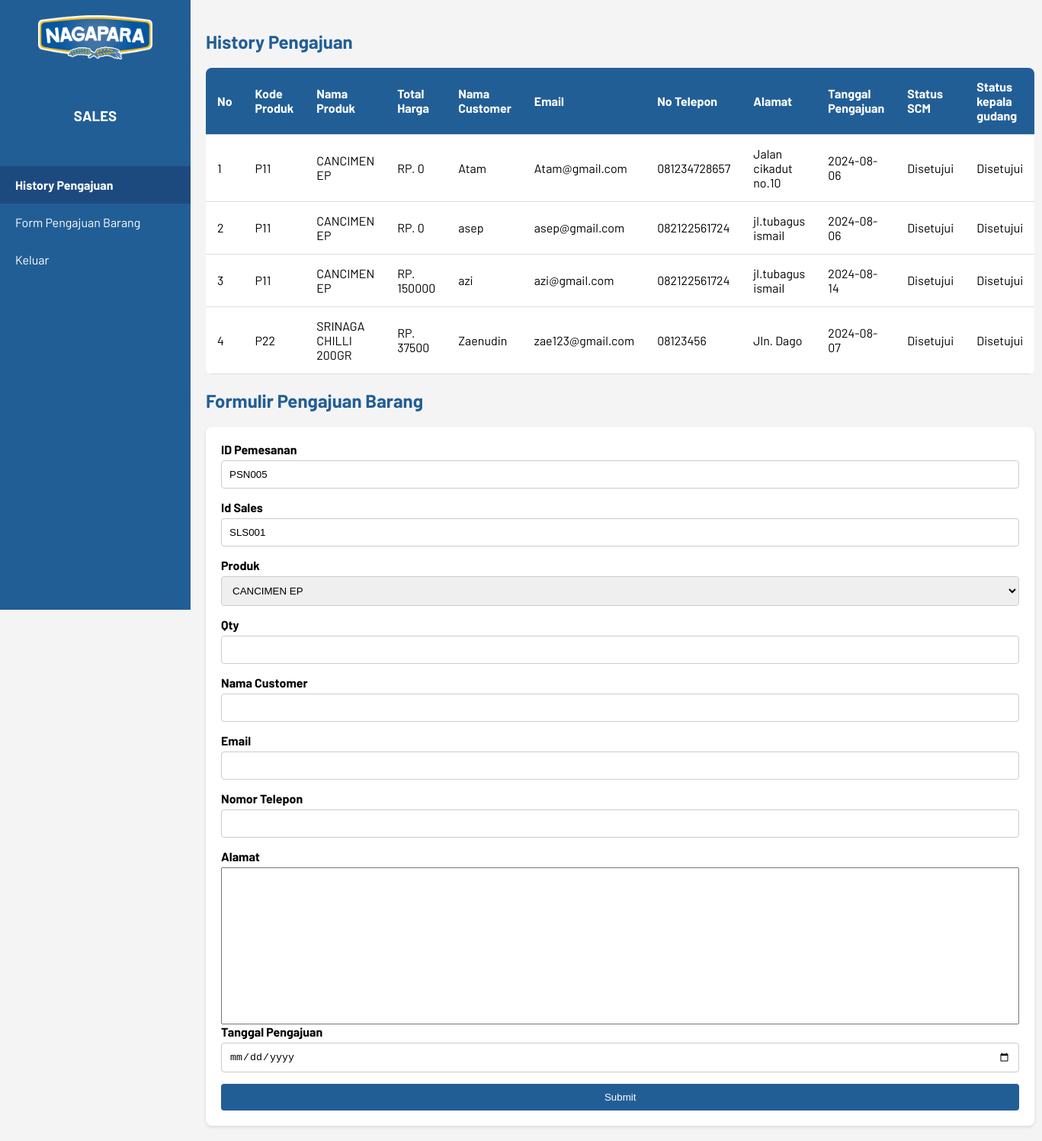
/halaman/Sales/berandasales.php (signed in), run on the app's committed database.
### tables this page shows
CREATE TABLE `histori_pengajuan` (
  `id_pemesanan` varchar(11) NOT NULL,
  `id_sales` varchar(6) NOT NULL,
  `kode_produk` varchar(6) NOT NULL,
  `qty` int(3) NOT NULL,
  `total_harga` int(10) NOT NULL,
  `nama_customer` varchar(30) NOT NULL,
  `email` varchar(30) NOT NULL,
  `no_telepon` varchar(13) NOT NULL,
  `alamat` text NOT NULL,
  `tgl_pengajuan` date NOT NULL,
  `statuspengajuan` enum('Disetujui','Tidak disetujui','Sedang diproses','') NOT NULL,
  `statuspengajuangudang` enum('Disetujui','Tidak disetujui','Sedang diproses','') DEFAULT NULL
);

CREATE TABLE `produk` (
  `kode_produk` varchar(6) NOT NULL,
  `nama_produk` varchar(30) NOT NULL,
  `merk` varchar(20) NOT NULL,
  `stok` int(3) NOT NULL,
  `harga` int(10) NOT NULL
);

### halaman/Sales/berandasales.php (the view, shortened to what this page needs)
<?php
$id_sales = $_SESSION['id_sales'];
require("../../koneksi.php");
?>
<!DOCTYPE html>
<html lang="en">
<head>
    <link rel="stylesheet" href="../../css/index.css">
</head>
<body>
    <div class="sidebar">
        <div class="logo">
            <img src="../../img/logo.png" alt="Logo">
        </div>
        <div class="user-info">
            <h3>SALES</h3>
        </div>
        <nav class="nav-menu">
            <ul>
              <li><a href="#history-pengajuan" class="active">History Pengajuan</a></li>
              <li><a href="#form-pengajuan" >Form Pengajuan Barang</a></li>
              <li><a href="../login.php">Keluar</a></li>
            </ul>
        </nav>
    </div>
    <div class="main-content">
        <section id="history-pengajuan">
            <h1>History Pengajuan</h1>
            <table product-table>
                <thead>
                  <tr>
                    <th>No</th>
                    <th>Kode Produk</th>
                    <th>Nama Produk</th>
                    <th>Total Harga</th>
                    <th>Nama Customer</th>
                    <th>Email</th>
                    <th>No Telepon</th>
                    <th>Alamat</th>
                    <th>Tanggal Pengajuan</th>
                    <th>Status SCM</th>
                    <th>Status kepala gudang</th>
                  </tr>
                </thead>
                <tbody>
                  <?php
                  $sql = "SELECT h.kode_produk, p.nama_produk, h.total_harga, h.nama_customer, h.email, h.no_telepon, h.alamat, h.tgl_pengajuan, h.statuspengajuan, h.statuspengajuangudang
                          FROM tubessi.histori_pengajuan h
                          INNER JOIN tubessi.produk p ON h.kode_produk = p.kode_produk";
                  $hasil = mysqli_query($conn, $sql);
                  $n = 1;
                  while ($row = mysqli_fetch_row($hasil)) {
                    list($kode_produk, $nama_produk, $total_harga, $nama_customer, $email, $no_telepon, $alamat, $tgl_pengajuan, $statuspengajuan, $statuspengajuangudang) = $row;
                    echo "<tr>
                          <td>$n</td>
                          <td>$kode_produk</td>
                          <td>$nama_produk</td>
                          <td>RP. $total_harga</td>
                          <td>$nama_customer</td>
                          <td>$email</td>
                          <td>$no_telepon</td>
                          <td>$alamat</td>
                          <td>$tgl_pengajuan</td>
                          <td>$statuspengajuan</td>
                          <td>$statuspengajuangudang</td>
                      </tr>";
                    $n++;
                  }
                  ?>
                </tbody>
            </table>
        </section>
        <section id="form-pengajuan">
            <h1>Formulir Pengajuan Barang</h1>
            <form id="formTambahProduk" action="aksitambahpemesanan.php" method="post">
                <label for="id_pemesanan">ID Pemesanan</label>
                <?php
                  $query = mysqli_query($conn, "SELECT max(id_pemesanan) as kodeTerbesar FROM histori_pengajuan");
                  $data = mysqli_fetch_array($query);
                  $id_pemesanan = $data['kodeTerbesar'];
                  $urutan = (int) substr($id_pemesanan, 3);
                  $urutan++;
                  $id_pemesanan = "PSN" . sprintf("%03s", $urutan);
                ?>
                <input type="text" id="id_pemesanan" name="id_pemesanan" value="<?php echo $id_pemesanan; ?>" readonly />
                <label for="id_sales">Id Sales</label>
                <input type="text" id="id_sales" name="id_sales" value="<?php echo htmlspecialchars($id_sales); ?>" readonly />
                <label for="Produk">Produk</label>
                <select name="kode_produk" id="kode_produk" required>
                  <option value="P11">CANCIMEN EP</option>
                </select>
                <label for="qty">Qty</label>
                <input type="text" id="qty" name="qty" required />
                <label for="nama_customer">Nama Customer</label>
                <input type="text" id="nama_customer" name="nama_customer">
                <label for="email">Email</label>
                <input type="email" id="email" name="email">
                <label for="no_telepon">Nomor Telepon</label>
                <input type="tel" id="no_telepon" name="no_telepon">
                <label for="alamat">Alamat</label>
                <textarea name="alamat" id="alamat"></textarea>
                <label for="tgl_pengajuan">Tanggal Pengajuan</label>
                <input type="date" id="tgl_pengajuan" name="tgl_pengajuan" required />
                <button type="submit">Submit</button>
            </form>
        </section>
    </div>
</body>
</html>

### css/index.css (style rules this page uses)
html { scroll-behavior: smooth; }
body { font-family: Barlow, sans-serif; margin: 0; padding: 0; display: flex; background-color: #f4f4f4; }
.sidebar { width: 250px; background-color: #225e96; color: #fff; height: 100vh; position: fixed; display: flex; flex-direction: column; align-items: center; }
.logo img { max-width: 150px; margin: 20px 0; }
.user-info { margin: 20px 0; text-align: center; }
.nav-menu ul { list-style-type: none; padding: 0; }
.nav-menu ul li { width: 100%; }
.nav-menu ul li a { text-decoration: none; color: #fff; display: block; padding: 15px 20px; width: 250px; box-sizing: border-box; }
.nav-menu ul li a.active { background-color: #1d4a7e; font-weight: bold; }
.main-content { margin-left: 250px; padding: 20px; width: calc(100% - 250px); }
h1 { color: #225e96; }
form { display: flex; flex-direction: column; background-color: #fff; padding: 20px; border-radius: 8px; box-shadow: 0 2px 4px rgba(0, 0, 0, 0.1); }
form label { margin-bottom: 5px; font-weight: bold; }
form input { margin-bottom: 15px; padding: 10px; border: 1px solid #ccc; border-radius: 4px; }
form textarea { resize: none; height: 200px; }
form select { margin-bottom: 15px; padding: 10px; border: 1px solid #ccc; border-radius: 4px; }
form button { padding: 10px; border: none; border-radius: 4px; background-color: #225e96; color: #fff; cursor: pointer; }
table { width: 100%; border-collapse: collapse; margin-top: 20px; background-color: #fff; border-radius: 8px; overflow: hidden; }
table th, table td { padding: 15px; text-align: left; border-bottom: 1px solid #ddd; }
table th { background-color: #225e96; color: #fff; }

### data on the page
histori_pengajuan: kode_produk "P11", kode_produk.nama_produk "CANCIMEN EP", total_harga "0", nama_customer "Atam", email "Atam@gmail.com", no_telepon "081234728657", alamat "Jalan cikadut no.10", tgl_pengajuan "2024-08-06", statuspengajuan "Disetujui", statuspengajuangudang "Disetujui"
histori_pengajuan: kode_produk "P11", kode_produk.nama_produk "CANCIMEN EP", total_harga "0", nama_customer "asep", email "asep@gmail.com", no_telepon "082122561724", alamat "jl.tubagus ismail", tgl_pengajuan "2024-08-06", statuspengajuan "Disetujui", statuspengajuangudang "Disetujui"
histori_pengajuan: kode_produk "P11", kode_produk.nama_produk "CANCIMEN EP", total_harga "150000", nama_customer "azi", email "azi@gmail.com", no_telepon "082122561724", alamat "jl.tubagus ismail", tgl_pengajuan "2024-08-14", statuspengajuan "Disetujui", statuspengajuangudang "Disetujui"
histori_pengajuan: kode_produk "P22", kode_produk.nama_produk "SRINAGA CHILLI 200GR", total_harga "37500", nama_customer "Zaenudin", email "zae123@gmail.com", no_telepon "08123456", alamat "Jln. Dago", tgl_pengajuan "2024-08-07", statuspengajuan "Disetujui", statuspengajuangudang "Disetujui"
